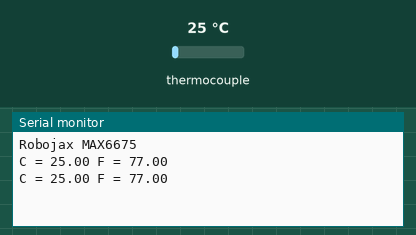
Recording of a sketch running on a simulated Arduino Uno, built with avr-gcc and run on an emulated ATmega328P. Shown: the last lines printed to the serial monitor. Inputs (shaded band) come from the test bench; at power-on: thermocouple 25 °C.

Above: at 1.2 s.
1.3 s: thermocouple set to 6 °C
At 2.6 s:
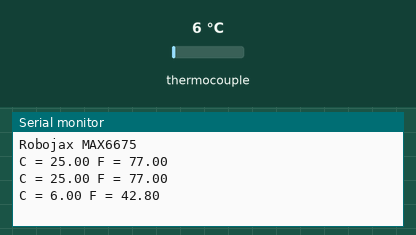
2.8 s: thermocouple set to 75 °C
At 3.8 s:
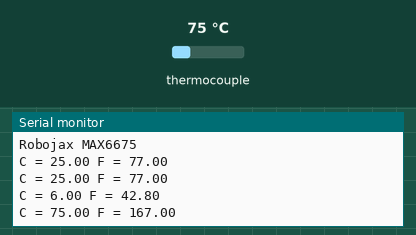
Timing chart, 0 to 5.8 s (numbered marks = the images above; inputs shaded):
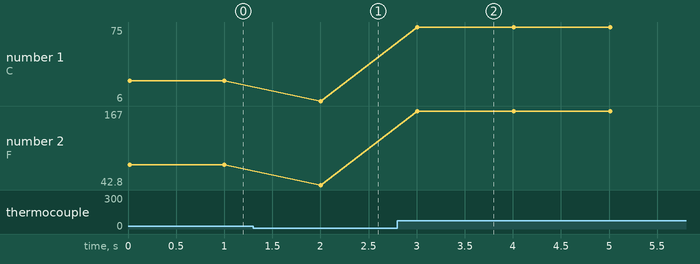

Measured:
- after the input at 1.3 s, the serial monitor: prints a new line after 0.70 s (image 1)
- after the input at 2.8 s, the serial monitor: prints a new line after 0.21 s (image 2)
- plotted number 1: 25 → 6 after the input at 1.3 s, 6 → 75 after the input at 2.8 s
- plotted number 2: 77 → 42.8 after the input at 1.3 s, 42.8 → 167 after the input at 2.8 s

The sketch:

thermk.ino
```cpp
 // original library source:
// www.ladyada.net/learn/sensors/thermocouple
 /*
 * Arduino code to read temperature using MAX6675 chip and k-type thermocouple
 * and display it on serial monitor
 *
 * Watch video instruction for this code: https://youtu.be/VGqONmUinqA
 * Download this code from Robojax.com
 *
 * updated by Ahmad Shamshiri for Robojax.com on Saturday November 23, 2018
 * at 21:25 in Ajax, Ontario, Canada
 *

 * This code is "AS IS" without warranty or liability. Free to be used as long as you keep this note intact.*
 * This program is free software: you can redistribute it and/or modify
    it under the terms of the GNU General Public License as published by
    the Free Software Foundation, either version 3 of the License, or
    (at your option) any later version.

    This program is distributed in the hope that it will be useful,
    but WITHOUT ANY WARRANTY; without even the implied warranty of
    MERCHANTABILITY or FITNESS FOR A PARTICULAR PURPOSE.  See the
    GNU General Public License for more details.

    You should have received a copy of the GNU General Public License
    along with this program.  If not, see <https://www.gnu.org/licenses/>.
 */


#include "max6675.h" // max6675.h file is part of the library that you should download from Robojax.com

int soPin = 4;// SO=Serial Out
int csPin = 5;// CS = chip select CS pin
int sckPin = 6;// SCK = Serial Clock pin

MAX6675 robojax(sckPin, csPin, soPin);// create instance object of MAX6675


void setup() {


  Serial.begin(9600);// initialize serial monitor with 9600 baud
  Serial.println("Robojax MAX6675");

}

void loop() {
  // basic readout test, just print the current temp
  // Robojax.com MAX6675 Temperature reading on Serial monitor
   Serial.print("C = ");
   Serial.print(robojax.readCelsius());
   Serial.print(" F = ");
   Serial.println(robojax.readFahrenheit());


   delay(1000);
}
```
